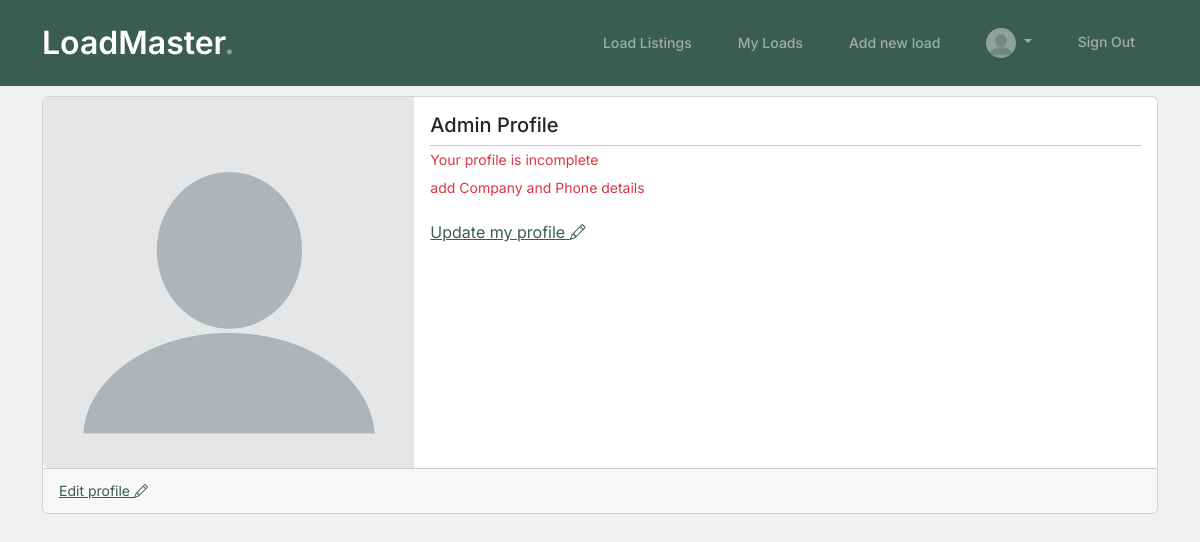
Page /profile/1 (signed in) on the earlier database version.
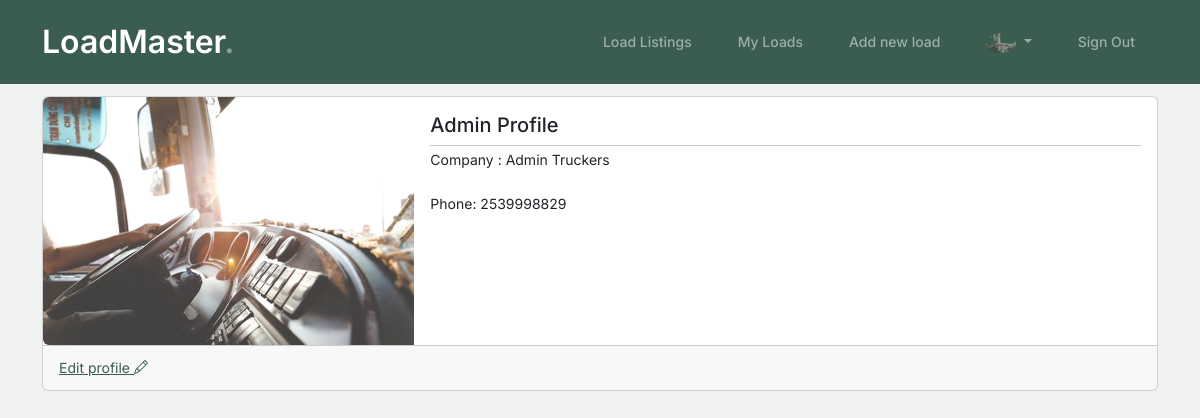
Same page on the later database version.
### main/models.py (models this page shows, shortened)
class User(AbstractUser):
    pass

class Profile(models.Model):
    user = models.OneToOneField(User, on_delete=models.CASCADE, related_name='profile')
    organisation = models.CharField(max_length=50)
    phone_regex = RegexValidator(regex=r'^\+?1?\d{9,15}$', message="Phone number must be entered in the format: '+999999999'. Up to 15 digits allowed.")
    phone_number = models.CharField(validators=[phone_regex], max_length=17)
    image = models.ImageField(default='profile_pics/default.png', upload_to='profile_pics')
    created = models.DateTimeField(auto_now_add=True)
    def __str__(self):
        return f'{self.user.username} Profile'

### main/views.py (the view)
# urls.py: path('profile/<int:pk>', views.ProfileDetailView.as_view(), name='profile'),
class ProfileDetailView(LoginRequiredMixin, generic.DetailView):
    model = Profile
    template_name = "main/profile.html"

### main/templates/main/profile.html (shortened to what this page needs)
{% extends "account/base_entrance.html" %}
{% load i18n %}
{% load allauth account %}
{% block content %}
<div class="py-5"></div>
<div class="container">
    <div class="card mb-3">
        <div class="row g-0">
          <div class="col-md-4">
            <img
              src={{ object.image.url }}
              alt="profile image"
              class="img-fluid rounded-start"
            />
          </div>
          <div class="col-md-8">
            <div class="card-body">
              <h5 class="card-title">{{ object | title }}</h5>
              <hr class="m-0">
              {% if object.organisation %}
              <p class="card-text">
                Company :  {{ object.organisation }}
               </p>
              <p class="card-text">
                Phone:  {{ object.phone_number }}
               </p>
              {% else %}
                <p class="text-danger">
                    Your profile is incomplete <br>
                    add Company and Phone details
                </p>
            <a href="{% url 'main:profile_update' object.pk %}" class="text-primary fs-6">Update my profile <i class="bi bi-pencil"></i></a>
              {% endif %}
            </div>
          </div>
        </div>
        <div class="card-footer">
           <a href="{% url 'main:profile_update' object.pk %}" class="text-primary">Edit profile <i class="bi bi-pencil"></i></a>
        </div>
      </div>
</div>
{% endblock content %}

### templates/account/base_entrance.html
{% extends "allauth/layouts/entrance.html" %}

### templates/allauth/layouts/entrance.html (shortened to what this page needs)
{% extends "allauth/layouts/base.html" %}

### templates/allauth/layouts/base.html (shortened to what this page needs)
{% load i18n %}
{% load static %}
<!DOCTYPE html>
<html>
    <head>
        <link href="https://cdn.jsdelivr.net/npm/bootstrap@5.3.3/dist/css/bootstrap.min.css" rel="stylesheet">
        <link rel="stylesheet" href="https://cdn.jsdelivr.net/npm/bootstrap-icons@1.11.3/font/bootstrap-icons.min.css">
        <link rel="stylesheet" href="{% static 'css/style.css' %}">
    </head>
    <body>
        {% block body %}
        <nav class="custom-navbar navbar navbar navbar-expand-md navbar-dark bg-dark fixed-top" arial-label="Furni navigation bar">
			<div class="container">
				<a class="navbar-brand" href="{% url 'main:home' %}">LoadMaster<span>.</span></a>
				<div class="collapse navbar-collapse" id="navbarsFurni">
					<ul class="custom-navbar-nav navbar-nav ms-auto mb-2 mb-md-0">
						<li class="nav-item"><a class="nav-link" href="{% url 'loads:loads' %}">Load Listings</a></li>
						<li class="nav-item"><a class="nav-link" href="{% url 'loads:my_loads' %}">My Loads</a></li>
						<li class="nav-item"> <a class="nav-link" href="{% url 'loads:new_load' %}">Add new load</a></li>
					</ul>
					<ul class="custom-navbar-nav navbar-nav mb-2 mb-md-0 navbar-dark">
                        {% if user.is_authenticated %}
                        {% url 'account_logout' as logout_url %}
                        {% if logout_url %}
                        <li class="nav-item dropdown">
                          <a class="nav-link dropdown-toggle" href="#" role="button" data-bs-toggle="dropdown" aria-expanded="false">
                              <img src="{{ user.profile.image.url }}" alt="profile pic" style="width: 30px; border-radius: 50%;">
                          </a>
                        </li>
                        <li class="nav-item">
                                <a href="{{ logout_url }}" class="nav-link">{% trans "Sign Out" %}</a>
                        </li>
                        {% endif %}
                    {% endif %}
                    </ul>
				</div>
			</div>
		</nav>
            {% block content %}
            {% endblock content %}
        {% endblock body %}
    </body>
</html>

### assets/css/style.css (style rules this page uses)
body { overflow-x: hidden; position: relative; }
body { font-family: "Inter", sans-serif; font-weight: 400; line-height: 28px; color: #6a6a6a; font-size: 14px; background-color: #eff2f1; }
a { text-decoration: none; -webkit-transition: .3s all ease; -o-transition: .3s all ease; transition: .3s all ease; color: #2f2f2f; text-decoration: underline; }
.custom-navbar { background: #3b5d50 !important; padding-top: 20px; padding-bottom: 20px; }
.custom-navbar .navbar-brand { font-size: 32px; font-weight: 600; }
.custom-navbar .navbar-brand > span { opacity: .4; }
@media (min-width: 992px) { .custom-navbar .custom-navbar-nav li { margin-left: 15px; margin-right: 15px; } }
.custom-navbar .custom-navbar-nav li a { font-weight: 500; color: #ffffff !important; opacity: .5; -webkit-transition: .3s all ease; -o-transition: .3s all ease; transition: .3s all ease; position: relative; }
@media (min-width: 768px) { .custom-navbar .custom-navbar-nav li a:before { content: ""; position: absolute; bottom: 0; left: 8px; right: 8px; background: #f9bf29; height: 5px; opacity: 1; visibility: visible; width: 0; -webkit-transition: .15s all ease-out; -o-transition: .15s all ease-out; transition: .15s all ease-out; } }
.text-primary { color: #3b5d50 !important; }

Differences in the rows shown:
changed User: profile.image: picture added in place of a placeholder
changed Profile "Admin Profile": image: picture added in place of a placeholder; organisation (not shown) → "Admin Truckers"; phone_number (not shown) → "2539998829"
Other differences:
text no longer shown: "Your profile is incomplete add Company and Phone details Update my profile"
text now shown: "Company : Phone:"
